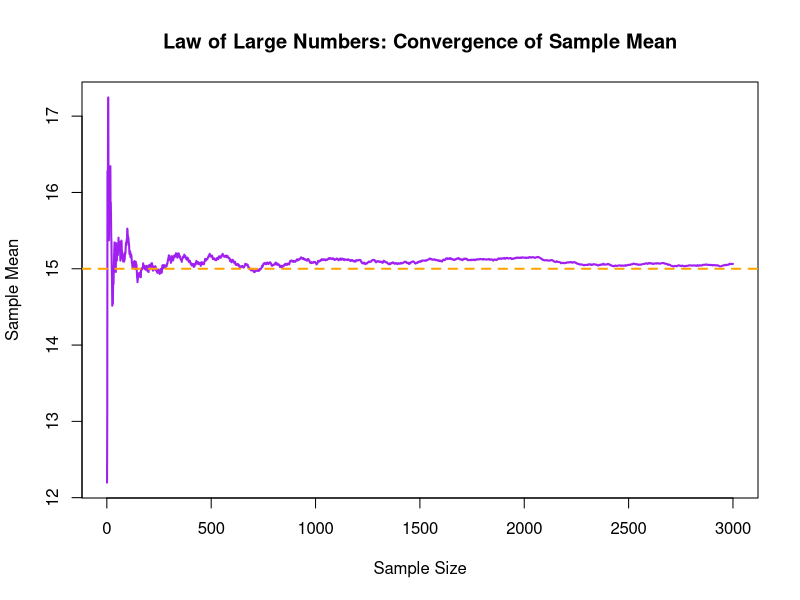

The R script that drew this image:
# Law of Large Numbers: running average converges
# PLSC 502, Week 11 notes (Part 14, slide "Law of Large Numbers"; Part 4).
# Run: Rscript r/09_law_of_large_numbers.R   (plots are written to Rplots.pdf when run non-interactively)

set.seed(123)
true_mu <- 15; max_sample_size <- 3000; sample_sizes <- 1:max_sample_size   # >> counts 1, 2, 3, ..., 3000
sample_means <- cumsum(rnorm(max_sample_size, mean=true_mu, sd=5)) / sample_sizes
# >> rnorm draws ONE sequence of 3,000 values. cumsum() gives the running total after each draw.
# >> dividing by 1, 2, 3, ... gives the running average after each draw
plot(sample_sizes, sample_means, type="l", col="purple", lwd=2,
     xlab="Sample Size", ylab="Sample Mean",
     main="Law of Large Numbers: Convergence of Sample Mean")   # >> running average against n
abline(h=true_mu, col="orange", lwd=2, lty=2)                    # >> dashed orange line at the truth, 15
